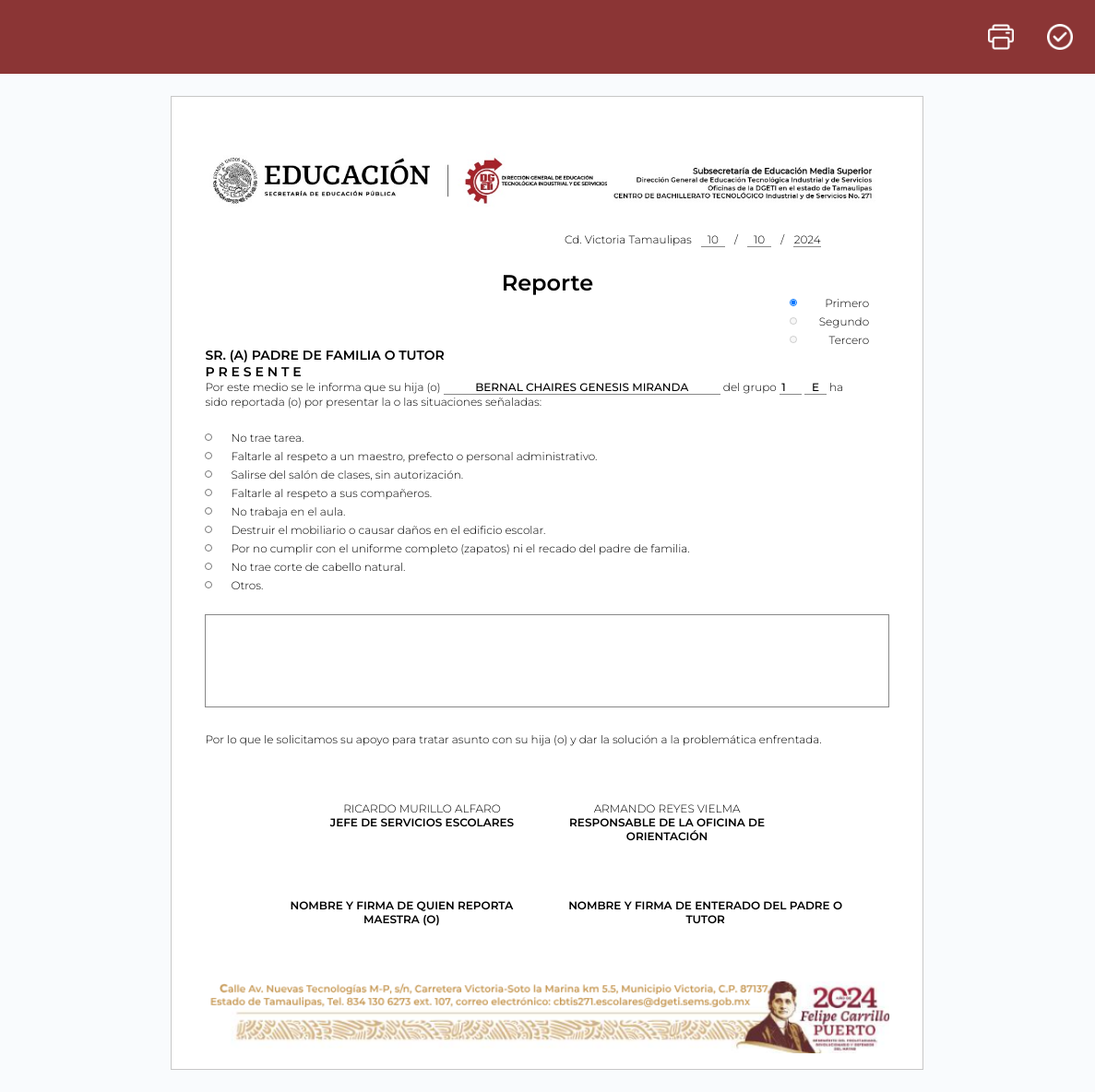
The page /php/Reporte.php?matricula=24328052710162 on the database its author committed.
### tables this page shows
CREATE TABLE `alumnos` (
  `grupo` varchar(5) NOT NULL,
  `especialidad` varchar(35) NOT NULL,
  `matricula` bigint(20) NOT NULL,
  `nombre` varchar(80) NOT NULL,
  `genero` varchar(2) NOT NULL,
  `nombre_p` varchar(90) NOT NULL,
  `correo_p` varchar(60) NOT NULL,
  `nombre_m` varchar(90) NOT NULL,
  `correo_m` varchar(60) NOT NULL,
  `cantidad_r` int(11) NOT NULL,
  `cantidad_s` int(11) NOT NULL,
  `cantidad_c` int(11) NOT NULL,
  `cantidad_cc` int(11) NOT NULL
);

### php/Reporte.php (the view, shortened to what this page needs)
<?php
include("conexionsql.php");
$matricula=$_GET["matricula"];
$sql="SELECT * FROM alumnos WHERE matricula = '$matricula'";
$result=mysqli_query($conexion,$sql);
                    while($mostrar=mysqli_fetch_array($result)){
                        $semestre = substr($mostrar['grupo'], 0, 1);
                        $grupo = substr($mostrar['grupo'], 1);
?>
<!DOCTYPE html>
<html lang="en">
<head>
    <link rel="stylesheet" href="../css/Reporte.css">
</head>
<body>
    <div class="menu">
        <div class="optionsmenu">
            <a href="" class="amenu">
                <img src="../icons/imprimir-contorno-del-boton.png" alt="" class="optionsmenu_img">
            </a>
            <a href="#" class="amenu" id="enviarFormulario">
                <img src="../icons/cheque.png" alt="" class="optionsmenu_img">
            </a>
        </div>
    </div>
    <div class="main">
        <div class="main_box">
            <img src="../img/EncabezadoReporte.jpg" alt="" class="main_box_headerimg">
            <form action="insertarR.php" method="POST" id="formReporte">
            <div class="date"> Cd. Victoria Tamaulipas<input type="text" class="indate" id="dia_e" name="dia_e" readonly>/<input type="text" class="indate" id="mes_e" name="mes_e" readonly>/<input type="text" class="indate" id="ano_e" name="ano_e" readonly style="width: 2.5em;"></div>
            <p class="bold">Reporte</p>
            <div class="grade">
                <div class="opc"><input name="grade" id="grade" type="radio" <?php if($mostrar['cantidad_r'] == 0 || $mostrar['cantidad_r'] == 3 || $mostrar['cantidad_r'] == 6 || $mostrar['cantidad_r'] == 9){ echo "checked"; }else{ echo "disabled"; } ?>>Primero</div>
                <div class="opc"><input name="grade" id="grade" type="radio" <?php if($mostrar['cantidad_r'] == 1 || $mostrar['cantidad_r'] == 4 || $mostrar['cantidad_r'] == 7 || $mostrar['cantidad_r'] == 10){ echo "checked"; }else{ echo "disabled"; } ?>>Segundo</div>
                <div class="opc"><input name="grade" id="grade" type="radio" <?php if($mostrar['cantidad_r'] == 2 || $mostrar['cantidad_r'] == 5 || $mostrar['cantidad_r'] == 8 || $mostrar['cantidad_r'] == 11){ echo "checked"; }else{ echo "disabled"; } ?>>Tercero</div>
                    </div>
            <p class="bold-2">SR. (A) PADRE DE FAMILIA O TUTOR</p>
            <p class="bold-2 space">P R E S E N T E</p>
            <div>Por este medio se le informa que su hija (o)    <input type="text" class="textin" style="width: 25em;" value="<?php echo $mostrar['nombre'] ?>" id="nombre" name="nombre" readonly>     del grupo     <input type="number" class="textin" style="width: 2em;" value="<?php echo $semestre ?>" id="semestre" name="semestre" required> <input type="text" class="textin" style="width: 2em;" value="<?php echo $grupo ?>" id="grupo" name="grupo" required>  ha</div>
            <div>sido reportada (o) por presentar la o las situaciones señaladas:</div>
            <div class="sit">
            <div class="opc2"><input type="radio" name="motivo" id="motivo" value="No trae tarea">No trae tarea.</div>
            <div class="opc2"><input type="radio" name="motivo" id="motivo" value="Faltarle al respeto a un maestro, prefecto o personal administrativo">Faltarle al respeto a un maestro, prefecto o personal administrativo.</div>
            <div class="opc2"><input type="radio" name="motivo" id="motivo" value="Salirse del salón de clases, sin autorización">Salirse del salón de clases, sin autorización.</div>
            <div class="opc2"><input type="radio" name="motivo" id="motivo" value="Faltarle al respeto a sus compañeros">Faltarle al respeto a sus compañeros.</div>
            <div class="opc2"><input type="radio" name="motivo" id="motivo" value="No trabaja en el aula">No trabaja en el aula.</div>
            <div class="opc2"><input type="radio" name="motivo" id="motivo" value="Destruir el mobiliario o causar daños en el edificio escolar">Destruir el mobiliario o causar daños en el edificio escolar.</div>
            <div class="opc2"><input type="radio" name="motivo" id="motivo" value="Por no cumplir con el uniforme completo (zapatos) ni el recado del padre de familia">Por no cumplir con el uniforme completo (zapatos) ni el recado del padre de familia.</div>
            <div class="opc2"><input type="radio" name="motivo" id="motivo" value="No trae corte de cabello natural">No trae corte de cabello natural.</div>
            <div class="opc2"><input type="radio" name="motivo" id="motivo" value="Otro.">Otros.</div>
            </div>
            <textarea name="motivo2" cols="30" rows="5" class="textarea"></textarea>
            </form>
            <div>Por lo que le solicitamos su apoyo para tratar asunto con su hija (o) y dar la solución a la problemática enfrentada.</div>
            <div class="box">
                <div class="content">
                <div class="firmas">
                    RICARDO MURILLO ALFARO
                    <div class="bold-3">JEFE DE SERVICIOS ESCOLARES</div>
                </div>
                <div class="firmas">
                    ARMANDO REYES VIELMA
                    <div class="bold-3">RESPONSABLE DE LA OFICINA DE <br> ORIENTACIÓN</div>
                </div>
            </div>
            <div class="content tr">
                <div class="firmas">
                    <div class="bold-3">NOMBRE Y FIRMA DE QUIEN REPORTA <br> MAESTRA (O)</div>
                </div>
                <div class="firmas">
                    <div class="bold-3">NOMBRE Y FIRMA DE ENTERADO DEL PADRE O <br> TUTOR</div>
                </div>
            </div>
            <img src="../img/PiePaginaReporte.png" alt="" class="main_box_headerimg">
        </div>
    </div>
</div>
</body>
</html>
<?php
}
?>

### css/Reporte.css (style rules this page uses)
* { padding: 0; border: 0; margin: 0; box-sizing: border-box; font-family: "Montserrat", sans-serif; font-optical-sizing: auto; font-weight: 300; font-style: normal; font-size: 12px; }
.menu { width: 98.9vw; height: 10vh; background-color: #8b3535; display: flex; justify-content: space-between; align-items: center; padding: 0 2em; }
.menu .optionsmenu { height: 100%; width: max-content; display: flex; justify-content: center; align-items: center; gap: 3em; }
.amenu { height: 100%; width: max-content; display: flex; justify-content: center; align-items: center; }
.optionsmenu_img { height: 100%; }
.menu img,.optionsmenu_img { height: 35%; object-fit: contain; }
.main { width: 98.9vw; height: max-content; padding: 2em; background-color: #f9fbfd; display: flex; justify-content: center; align-items: center; }
.main .main_box { width: 816px; height: 1056px; background-color: #fff; border: 1px solid #c7c7c7; padding: 3em; padding-top: 4em; padding-bottom: 4em; }
.main .main_box .main_box_headerimg { width: 100%; height: 10%; object-fit: contain; }
.main .main_box .date { width: 80%; display: flex; justify-content: flex-end; gap: 10px; margin: 0 auto; }
.main .main_box .date .indate { width: 2.2em; outline: none; border-bottom: 1px solid #888; text-align: center; }
.main .main_box .bold { width: 100%; text-align: center; font-size: 24px; font-weight: 600; margin-top: 1em; }
.main .main_box .bold-2 { font-weight: 600; font-size: 14px; }
.main .main_box .bold-3 { font-weight: 600; font-size: 12px; text-align: center; }
.main .main_box .grade { width: 97%; height: max-content; display: flex; align-items: flex-end; justify-content: center; flex-direction: column; gap: 5px; }
.main .main_box .sit { width: 97%; height: max-content; display: flex; align-items: flex-start; justify-content: center; flex-direction: column; gap: 5px; margin-top: 2em; }
.main .main_box .sit .opc2 { display: flex; align-items: center; justify-content: space-between; gap: 20px; }
.main .main_box .grade .opc { display: flex; align-items: center; justify-content: space-between; gap: 5px; width: 12%; }
.main .main_box .textin { border-bottom: 1px solid #888; text-align: center; font-weight: 500; }
.main .main_box .textarea { border: 1px solid #888; width: 100%; height: 10%; margin-top: 2em; margin-bottom: 2em; resize: none; padding: 1em; font-weight: 600; }
.main .main_box .box { width: 100%; margin-top: 5em; display: flex; justify-content: center; align-items: center; flex-direction: column; gap: 5em; }
.main .main_box .content { width: 96%; display: flex; justify-content: center; gap: 5em; }
.main .main_box .firmas { width: max-content; display: flex; flex-direction: column; align-items: center; justify-content: flex-start; }
.main .main_box .tr { transform: translateX(1.7em); }
input[type="radio"] { width: 8px; height: 8px; }

### rows shown on the page
alumnos: cantidad_r "☑", nombre "BERNAL CHAIRES GENESIS MIRANDA", semestre "1", grupo "E"
